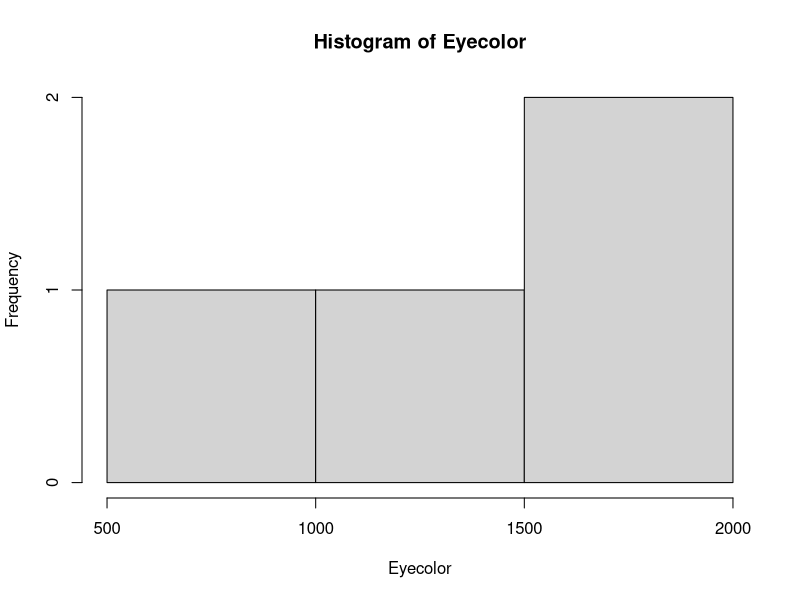
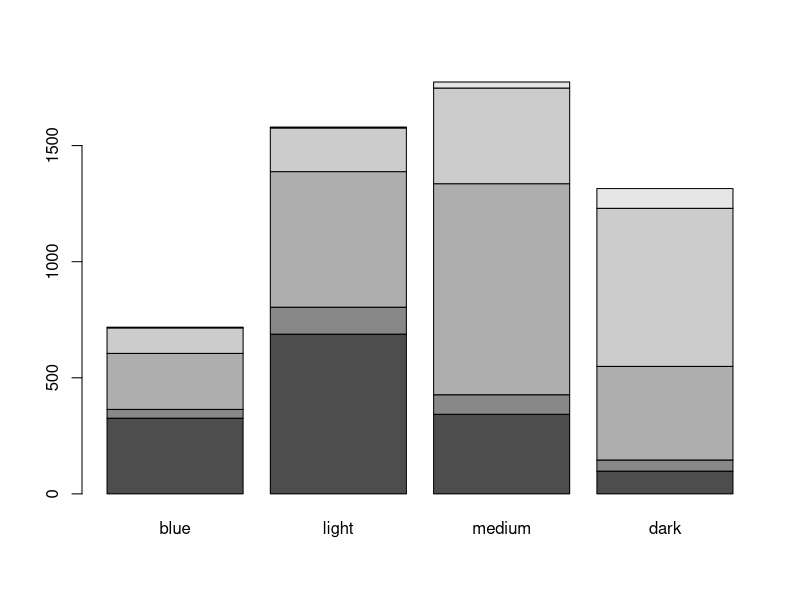
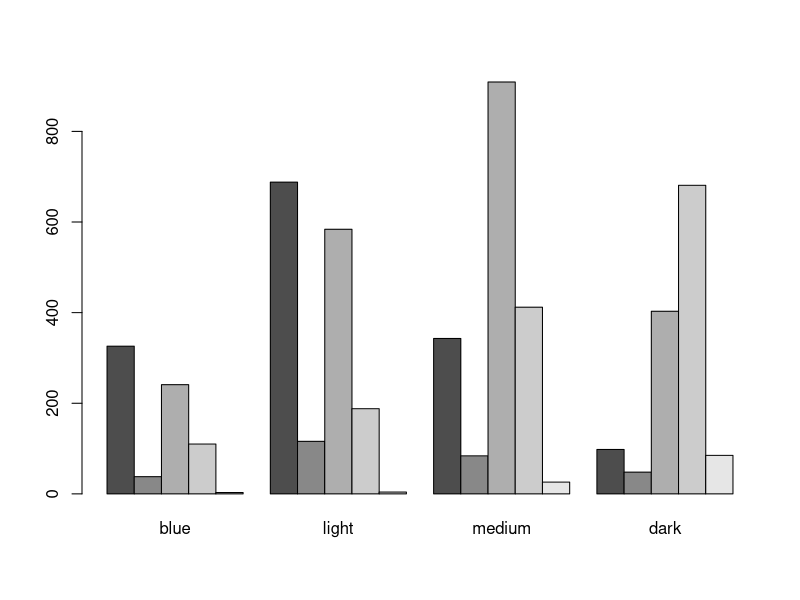

Write R code to recreate these figures, in order.
#Q1The caith dataset contains the cross-classifiation of people in Scotland by their eye and hair color.


#Q2 There are 4 different variables stored - blue, light, medium, and dark - which represent eye color.
require(MASS)
data(caith)
Eyecolor <- rowSums(caith)
Eyecolor

#Q3
data(caith)
HairColor <- colSums(caith)
HairColor

#4
hist(Eyecolor)
#The most common eye color is medium

#5
caitha <- as.matrix(caith)
caitha
#caitha compares/combines the two functions.  e.g.: the # of people that have blue eyes and fair hair, blue eyes and red hair, etc

#6
barplot(t(as.matrix(caith)))
#barplot converts the data from previous question (data table) into a bar graph.  Easier to read and compare results

#7
barplot(t(as.matrix(caith)), beside=TRUE)

#8
#Looking at the data tables and graph, the only realationship I can see is that people with certain eye colors
#would be more prone to having a certain hair color.  For example, people with dark eyes are more likely to have dark hair
